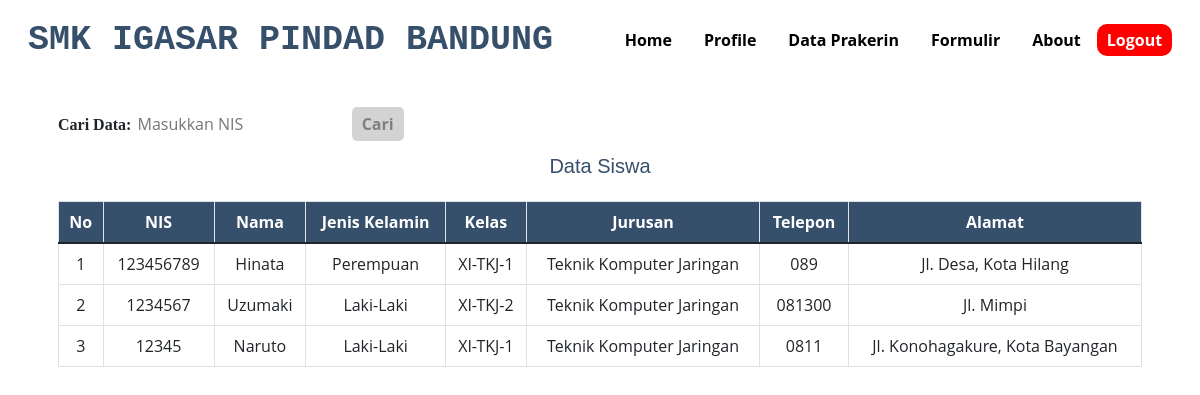
The app's page /admin/siswa.php with its own data.
### tables this page shows
CREATE TABLE `siswa` (
  `id` int(10) NOT NULL,
  `nis` varchar(25) NOT NULL,
  `nama` varchar(30) NOT NULL,
  `jenis_kl` varchar(20) NOT NULL,
  `kelas` varchar(10) NOT NULL,
  `jurusan` varchar(30) NOT NULL,
  `tel` varchar(20) NOT NULL,
  `alamat` varchar(255) NOT NULL,
  `nama_inst` varchar(50) NOT NULL,
  `bidang` varchar(30) NOT NULL,
  `alamat_inst` varchar(255) NOT NULL,
  `tel_inst` varchar(20) NOT NULL
);

### admin/siswa.php (the view, shortened to what this page needs)
<?php
include '../koneksi.php';
?>
<!DOCTYPE html>
<html lang="en">
<head>
    <link rel="stylesheet" type="text/css" href="../bootstrap-5.1.3-dist/css/bootstrap.min.css">
    <link rel="stylesheet" type="text/css" href="../fontawesome-free-5.15.0-web/css/all.min.css">
    <link rel="stylesheet" type="text/css" href="../asset/style.css?v2">
</head>
<body>
<header>
        <nav>
        <div class="logo">SMK IGASAR PINDAD BANDUNG</div>
        <div class="wrapper">
            <div class="menu">
            <ul>
                    <li><a href="utama.php">Home</a></li>
                    <li><a href="profile.php">Profile</a></li>
                    <li><a href="dataprakerin.php">Data Prakerin</a></li>
                    <li><a href="formulir.php">Formulir</a></li>
                    <li><a href="about.php">About</a></li>
                    <li><a href="logout.php" style="color: white; background-color: red; border-radius: 10px; font-weight: bold; border: none; margin-top: 20px; padding: 5px 10px 5px 10px;">Logout</a></li>
                </ul>
            </div>
        </div>
    </nav>
</header>
<div class="container">
<article class="card-body"><form method="GET" action="siswa.php" style="text-align: left;">
		<label style="font-family: Trebuchet MS; font-weight: bold;">Cari Data:</label>
		<input type="text" style="border: none; border-radius: 10px; padding:2px;" name="cari" placeholder="Masukkan NIS" value="<?php if(isset($_GET['cari'])) { echo $_GET['cari']; } ?>" />
		<button type="submit" style="color: grey; background-color: lightgrey; border-radius: 5px; font-weight:
        bold; border: none; margin-top: 10px; padding: 5px 10px 5px 10px;"
        value="cari">Cari</button>
</form>
    <h2>Data Siswa</h2>
<table class="table table-bordered">
<thead>
    <tr>
        <th>No</th>
        <th>NIS</th>
        <th>Nama</th>
        <th>Jenis Kelamin</th>
        <th>Kelas</th>
        <th>Jurusan</th>
        <th>Telepon</th>
        <th>Alamat</th>
    </tr>
</thead>
<tbody>
    <?php
    $sql = mysqli_query($conn, "SELECT * FROM siswa ORDER BY nis DESC") or die(mysqli_error($conn));
        $no = 1;
        while($data = mysqli_fetch_assoc($sql))
        {
           { echo '
            <tr>
            <td>'.$no.'</td>
            <td>'.$data['nis'].'</td>
            <td>'.$data['nama'].'</td>
            <td>'.$data['jenis_kl'].'</td>
            <td>'.$data['kelas'].'</td>
            <td>'.$data['jurusan'].'</td>
            <td>'.$data['tel'].'</td>
            <td>'.$data['alamat'].'</td>
            ';
            $no++;
        }}
    ?>
    </tbody>
</article>
</div>
</body>
</html>

### asset/style.css (style rules this page uses)
* { text-decoration: none; margin: 0px; padding: 0px; }
body { margin: 0px; padding: 0px; font-family: 'Open Sans',sans-serif; background-image: url("../asset/gambar/5.jpg"); background-size: cover; background-repeat: no-repeat; background-attachment: fixed; }
.logo { font-size: 35px; font-weight: 800; float: left; font-family: courier; color:#364f6b; margin: auto; text-align: center; }
.wrapper { width: auto; margin: auto; position: relative; }
.menu { float: right; }
nav { width: 100%; margin: auto; display: flex; line-height: 80px; position: relative; top: 0; z-index: 1; border-bottom:1px solid #ffffff; }
nav ul { list-style-type: none; margin: 0; padding: 0; overflow: hidden; }
nav ul li { float: left; }
nav ul li a { color: rgb(0, 0, 0); font-weight: bold; text-align: center; padding: 0px 16px 0px 16px; text-decoration: none; }
h2 { font-family: 'Trebuchet MS', 'Lucida Sans Unicode', 'Lucida Grande', 'Lucida Sans', Arial, sans-serif; font-size: 20px; text-align: center; margin-bottom: 10px; color: #364f6b; width: 100%; line-height: 50px; }
* { box-sizing: border-box; }
header { display: inline; }
.table { text-align: center; background-color: rgb(255, 255, 255); }
thead { color: white; background-color: #364f6b; }

### records on screen
siswa: nis "123456789", nama "Hinata", jenis_kl "Perempuan", kelas "XI-TKJ-1", jurusan "Teknik Komputer Jaringan", tel "089", alamat "Jl. Desa, Kota Hilang"
siswa: nis "1234567", nama "Uzumaki", jenis_kl "Laki-Laki", kelas "XI-TKJ-2", jurusan "Teknik Komputer Jaringan", tel "081300", alamat "Jl. Mimpi"
siswa: nis "12345", nama "Naruto", jenis_kl "Laki-Laki", kelas "XI-TKJ-1", jurusan "Teknik Komputer Jaringan", tel "0811", alamat "Jl. Konohagakure, Kota Bayangan"
